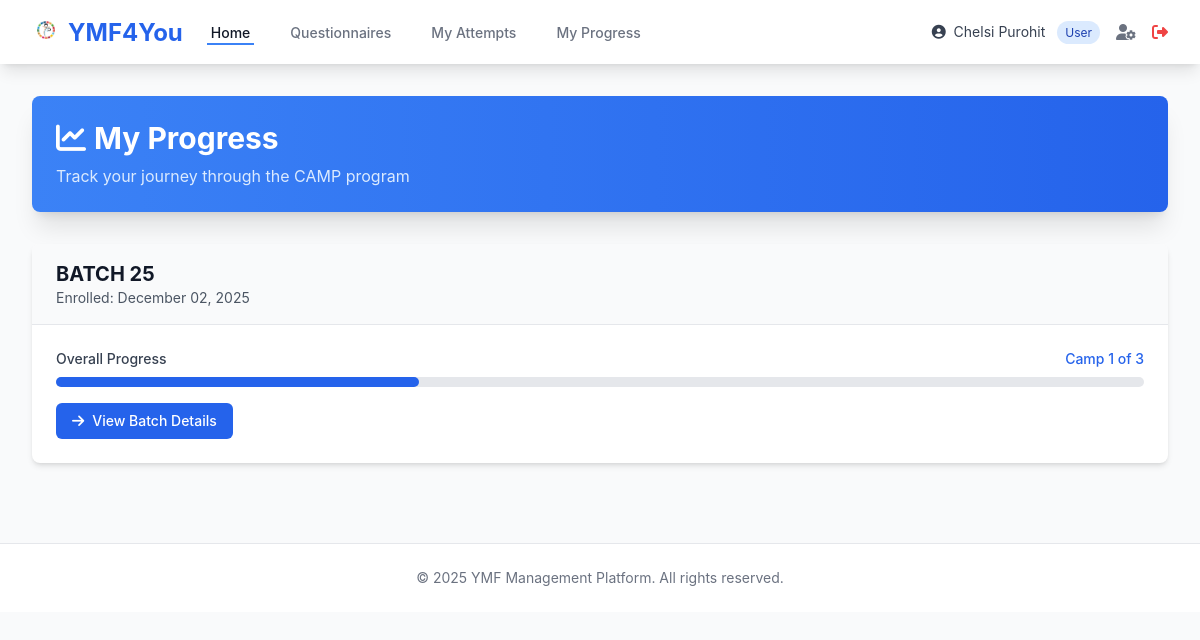
The page /my-progress/ (signed in) on the database its author committed.
### accounts/models.py (models this page shows, shortened)
class User(AbstractUser):
    ROLE_CHOICES = [
        ('USER', 'User'),
        ('VOLUNTEER', 'Volunteer'),
        ('ADMIN', 'Admin'),
    ]
    role = models.CharField(max_length=10, choices=ROLE_CHOICES, default='USER')
    first_name = models.CharField(max_length=150)
    last_name = models.CharField(max_length=150)
    email = models.EmailField(unique=True)
    phone = models.CharField(max_length=15, blank=True, null=True)
    profile_pic = models.ImageField(upload_to='profile_pics/', blank=True, null=True)
    created_at = models.DateTimeField(auto_now_add=True)
    updated_at = models.DateTimeField(auto_now=True)
    class Meta:
        ordering = ['-created_at']
    def is_admin_role(self):
        return self.role == 'ADMIN' or self.is_superuser
    def is_volunteer_role(self):
        return self.role == 'VOLUNTEER' or self.is_admin_role()

### core/models.py (models this page shows, shortened)
class UserBatch(models.Model):
    user         = models.ForeignKey(settings.AUTH_USER_MODEL, on_delete=models.CASCADE, related_name='user_batches')
    batch        = models.ForeignKey(Batch, on_delete=models.CASCADE, related_name='batch_users')
    enrolled_at  = models.DateTimeField(auto_now_add=True)
    current_camp = models.IntegerField(default=0)  # 0=pre-camp, 1-3=camps, 4=post-camp, 5=completed
    is_active    = models.BooleanField(default=True)
    class Meta:
        unique_together = ['user', 'batch']
        ordering = ['-enrolled_at']

class Batch(models.Model):
    name        = models.CharField(max_length=200, unique=True)
    description = models.TextField(blank=True)
    start_date  = models.DateField()
    end_date    = models.DateField(null=True, blank=True)
    is_active   = models.BooleanField(default=True)
    created_at  = models.DateTimeField(auto_now_add=True)
    created_by  = models.ForeignKey(settings.AUTH_USER_MODEL, on_delete=models.SET_NULL, null=True)
    class Meta:
        verbose_name_plural = 'Batches'
        ordering = ['-start_date']

### core/views.py (the view)
# urls.py: path('my-progress/', views.my_progress, name='my_progress'),
@login_required
@batch_required
def my_progress(request):
    user_batches = UserBatch.objects.filter(user=request.user)
    progress     = ProgressTracking.objects.filter(user=request.user)
    for user_batch in user_batches:
        user_batch.progress_percentage = (
            (user_batch.current_camp / 3) * 100 if user_batch.current_camp > 0 else 0
        )
    return render(request, 'core/my_progress.html', {
        'user_batches': user_batches,
        'progress':     progress,
    })

### core/templates/core/my_progress.html (shortened to what this page needs)
{% extends 'base.html' %}
{% block content %}
<div class="max-w-6xl mx-auto">
    <div class="bg-gradient-to-r from-blue-500 to-blue-600 rounded-lg shadow-xl p-6 mb-8 text-white">
        <h1 class="text-3xl font-bold mb-2">
            <i class="fas fa-chart-line mr-2"></i>My Progress
        </h1>
        <p class="text-blue-100">Track your journey through the CAMP program</p>
    </div>
    {% if user_batches %}
    <div class="space-y-6">
        {% for user_batch in user_batches %}
        <div class="bg-white rounded-lg shadow-md overflow-hidden">
            <div class="bg-gray-50 px-6 py-4 border-b">
                <h2 class="text-xl font-bold text-gray-900">{{ user_batch.batch.name }}</h2>
                <p class="text-sm text-gray-600">Enrolled: {{ user_batch.enrolled_at|date:"F d, Y" }}</p>
            </div>
            <div class="p-6">
                <div class="mb-4">
                    <div class="flex justify-between mb-2">
                        <span class="text-sm font-medium text-gray-700">Overall Progress</span>
                        <span class="text-sm font-medium text-blue-600">Camp {{ user_batch.current_camp }} of 3</span>
                    </div>
                    <div class="w-full bg-gray-200 rounded-full h-2.5">
                        <div class="bg-blue-600 h-2.5 rounded-full" style="width: {{ user_batch.progress_percentage }}%"></div>
                    </div>
                </div>
                <a href="{% url 'core:batch_detail' user_batch.batch.id %}" class="inline-flex items-center px-4 py-2 bg-blue-600 hover:bg-blue-700 text-white text-sm font-medium rounded-md">
                    <i class="fas fa-arrow-right mr-2"></i>View Batch Details
                </a>
            </div>
        </div>
        {% endfor %}
    </div>
    {% endif %}
</div>
{% endblock %}

### templates/base.html (shortened to what this page needs)
{% load static %}
<!DOCTYPE html>
<html lang="en">
<head>
    <script src="https://cdn.tailwindcss.com"></script>
    <link rel="stylesheet" href="https://cdnjs.cloudflare.com/ajax/libs/font-awesome/6.4.0/css/all.min.css">
</head>
<body class="bg-gray-50 min-h-screen">
    {% if user.is_authenticated %}
    <nav class="bg-white shadow-lg">
        <div class="max-w-7xl mx-auto px-4 sm:px-6 lg:px-8">
            <div class="flex justify-between h-16">
                <div class="flex items-center">
                    <div class="flex-shrink-0">
                        <a href="{% url 'core:homepage' %}" class="text-2xl font-bold text-blue-600">
                            <img src="{% static 'images/logo.png' %}" alt="YMF" class="inline-block w-7 h-7 mr-2" style="vertical-align:-3px; object-fit:contain;">YMF4You
                        </a>
                    </div>
                    <div class="hidden md:ml-6 md:flex md:space-x-8">
                        <a href="{% url 'core:homepage' %}" class="border-blue-500 text-gray-900 inline-flex items-center px-1 pt-1 border-b-2 text-sm font-medium">
                            Home
                        </a>
                        <a href="{% url 'questionnaires:questionnaire_list' %}" class="border-transparent text-gray-500 hover:border-gray-300 hover:text-gray-700 inline-flex items-center px-1 pt-1 border-b-2 text-sm font-medium">
                            Questionnaires
                        </a>
                        <a href="{% url 'questionnaires:my_attempts' %}" class="border-transparent text-gray-500 hover:border-gray-300 hover:text-gray-700 inline-flex items-center px-1 pt-1 border-b-2 text-sm font-medium">
                            My Attempts
                        </a>
                        <a href="{% url 'core:my_progress' %}" class="border-transparent text-gray-500 hover:border-gray-300 hover:text-gray-700 inline-flex items-center px-1 pt-1 border-b-2 text-sm font-medium">
                            My Progress
                        </a>
                    </div>
                </div>
                <div class="hidden md:ml-6 md:flex md:items-center">
                    <div class="flex items-center space-x-4">
                        <span class="text-sm text-gray-700">
                            <i class="fas fa-user-circle mr-1"></i>
                            {{ user.first_name }} {{ user.last_name }}
                            <span class="text-xs bg-blue-100 text-blue-800 px-2 py-1 rounded-full ml-2">{{ user.get_role_display }}</span>
                        </span>
                        <a href="{% url 'accounts:profile' %}" class="text-gray-500 hover:text-gray-700">
                            <i class="fas fa-user-cog"></i>
                        </a>
                        <a href="{% url 'accounts:logout' %}" class="text-red-500 hover:text-red-700">
                            <i class="fas fa-sign-out-alt"></i>
                        </a>
                    </div>
                </div>
            </div>
        </div>
    </nav>
    {% endif %}
    <main class="max-w-7xl mx-auto px-4 sm:px-6 lg:px-8 py-8">
        {% block content %}{% endblock %}
    </main>
    <footer class="bg-white border-t border-gray-200 mt-12">
        <div class="max-w-7xl mx-auto py-6 px-4 sm:px-6 lg:px-8">
            <p class="text-center text-gray-500 text-sm">
                &copy; 2025 YMF Management Platform. All rights reserved.
            </p>
        </div>
    </footer>
</body>
</html>

### templates/base.html (style rules this page uses)
body { font-family: 'Inter', -apple-system, BlinkMacSystemFont, 'Segoe UI', Roboto, sans-serif; }

### rows shown on the page
User: first_name "Chelsi", last_name "Purohit", role "User"
UserBatch: batch.name "BATCH 25", enrolled_at "December 02, 2025", current_camp "1", {{ user_batch.progress_percentage }} 33.33333333333333 (drawn)
